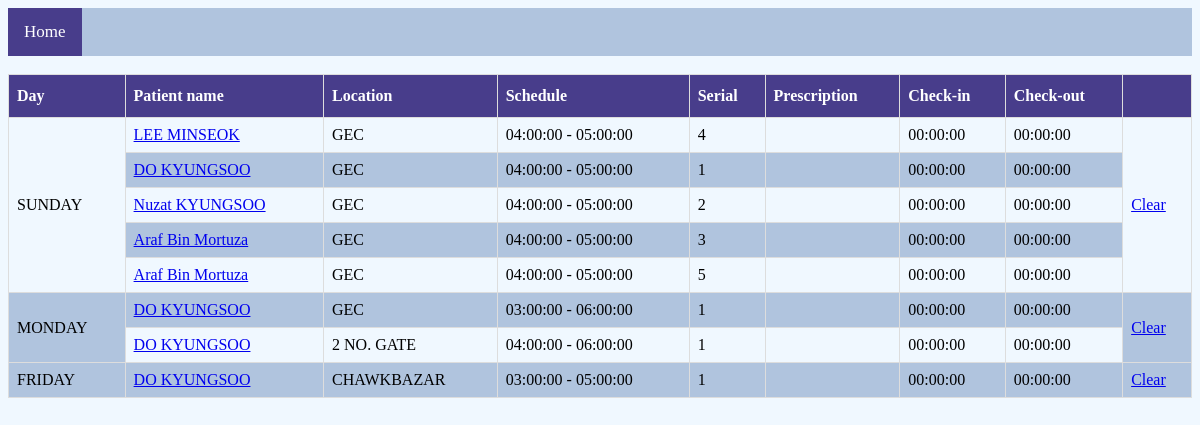
The app's page /phpcode/appointmentpatient.php?d_id=2 with its own data.
### tables this page shows
CREATE TABLE `appointment` (
  `D_ID` int(11) NOT NULL,
  `U_ID` int(11) NOT NULL,
  `S_ID` int(11) NOT NULL,
  `CHECK_IN` time NOT NULL,
  `CHECK_OUT` time NOT NULL,
  `SERIAL` int(11) NOT NULL,
  `PRESCRIPTION` text DEFAULT NULL
);

CREATE TABLE `schedule` (
  `S_ID` int(11) NOT NULL,
  `D_ID` int(11) NOT NULL,
  `DAY` varchar(10) NOT NULL,
  `START` time NOT NULL,
  `END` time NOT NULL,
  `LOCATION` text NOT NULL,
  `MAX_P` int(11) NOT NULL,
  `date` date NOT NULL
);

### phpcode/appointmentpatient.php (the view, shortened to what this page needs)
<?php
	include('database.php');
	$d_id = $_GET['d_id'];
?>
<!DOCTYPE html>
<html>
<head>
	<link rel="stylesheet" href="CSS/appointmentdoctor.css" type="text/css">
</head>
<body>
<div class="topnav"> <a class="active" href="index.php">Home</a> </div><br>
	<?php
		$day =  array("SATURDAY","SUNDAY","MONDAY", "TUESDAY" , "WEDNESDAY" , "THURSDAY" , "FRIDAY");
		echo '<table id="customers">'.'<tr>'.
				'<th>Day</th>'.
				'<th>Patient name</th>'.
				'<th>Location</th>'.
				'<th>Schedule</th>'.
				'<th>Serial</th>'.
				'<th>Prescription</th>'.
				'<th>Check-in</th>'.
				'<th>Check-out</th>'.
				'<th></th>'.
				'</tr>';
		for ($i=0; $i < 7; $i++) {
				$query= 'SELECT appointment.*,concat (FIRST_NAME," ",LAST_NAME) AS PATIENT, concat(START," - ",END) AS SCHEDULE,schedule.*
						FROM appointment
						INNER JOIN user ON appointment.U_ID = user.U_ID
						INNER JOIN schedule ON appointment.S_ID = schedule.S_ID
						WHERE appointment.D_ID='.$d_id.' AND DAY LIKE "%'.$day[$i].'%"
						ORDER BY START;';
				$result = mysqli_query($conn, $query);
				$n = mysqli_num_rows($result);
				$daydone = false;
				$deletedone = false;
				while($row = mysqli_fetch_assoc($result)){
					echo '<tr>';
					if(!$daydone){
						echo '<td rowspan = "'.$n.'">'.$day[$i].'</td>';
						$daydone = true;
					}
					echo '<td><a href = "userpage.php?id='.$row['U_ID'].'">'.$row["PATIENT"].'</a></td>
						<td>'.$row["LOCATION"].'</td>
						<td>'.$row["SCHEDULE"].'</td>
						<td>'.$row["SERIAL"].'</td>
						<td>'.$row["PRESCRIPTION"].'</td>
						<td>'.$row["CHECK_IN"].'</td>
						<td>'.$row["CHECK_OUT"].'</td>';
					if(!$deletedone){
						echo '<td rowspan = "'.$n.'"><a href = "deleteappointment.php?d_id='.$d_id.'&day='.$day[$i].'">  Clear</a></td>';
						$deletedone = true;
					}
					echo '</tr>';
				}
			}
			echo '</table>';
	?>
</body>
</html>

### phpcode/CSS/appointmentdoctor.css (style rules this page uses)
body { font-family:"Garamond"; background-color: #F0F8FF; }
#customers { font-family:"Garamond"; font-family: "Trebuchet MS", Arial, Helvetica, sans-serif; border-collapse: collapse; width: 100%; }
#customers td, #customers th { font-family:"Garamond"; border: 1px solid #ddd; padding: 8px; }
#customers tr:nth-child(even) { font-family:"Garamond";background-color: #F0F8FF; }
#customers tr:nth-child(odd) { font-family:"Garamond";background-color: #B0C4DE; }
#customers th { font-family:"Garamond"; padding-top: 12px; padding-bottom: 12px; text-align: left; background-color: #483D8B; color: white; }
.topnav { font-family:"Garamond"; overflow: hidden; background-color: #B0C4DE; }
.topnav a { font-family:"Garamond"; float: left; display: block; color: white; text-align: center; padding: 14px 16px; text-decoration: none; font-size: 17px; }
.topnav a.active { font-family:"Garamond"; background-color: #483D8B; color: white; }

### records on screen
appointment: i "SUNDAY", PATIENT "LEE MINSEOK", S_ID.LOCATION "GEC", SCHEDULE "04:00:00 - 05:00:00", SERIAL "4", CHECK_IN "00:00:00", CHECK_OUT "00:00:00"
appointment: PATIENT "DO KYUNGSOO", S_ID.LOCATION "GEC", SCHEDULE "04:00:00 - 05:00:00", SERIAL "1", CHECK_IN "00:00:00", CHECK_OUT "00:00:00"
appointment: PATIENT "Nuzat KYUNGSOO", S_ID.LOCATION "GEC", SCHEDULE "04:00:00 - 05:00:00", SERIAL "2", CHECK_IN "00:00:00", CHECK_OUT "00:00:00"
appointment: PATIENT "Araf Bin Mortuza", S_ID.LOCATION "GEC", SCHEDULE "04:00:00 - 05:00:00", SERIAL "3", CHECK_IN "00:00:00", CHECK_OUT "00:00:00"
appointment: PATIENT "Araf Bin Mortuza", S_ID.LOCATION "GEC", SCHEDULE "04:00:00 - 05:00:00", SERIAL "5", CHECK_IN "00:00:00", CHECK_OUT "00:00:00"
appointment: i "MONDAY", PATIENT "DO KYUNGSOO", S_ID.LOCATION "GEC", SCHEDULE "03:00:00 - 06:00:00", SERIAL "1", CHECK_IN "00:00:00", CHECK_OUT "00:00:00"
appointment: PATIENT "DO KYUNGSOO", S_ID.LOCATION "2 NO. GATE", SCHEDULE "04:00:00 - 06:00:00", SERIAL "1", CHECK_IN "00:00:00", CHECK_OUT "00:00:00"
appointment: i "FRIDAY", PATIENT "DO KYUNGSOO", S_ID.LOCATION "CHAWKBAZAR", SCHEDULE "03:00:00 - 05:00:00", SERIAL "1", CHECK_IN "00:00:00", CHECK_OUT "00:00:00"
